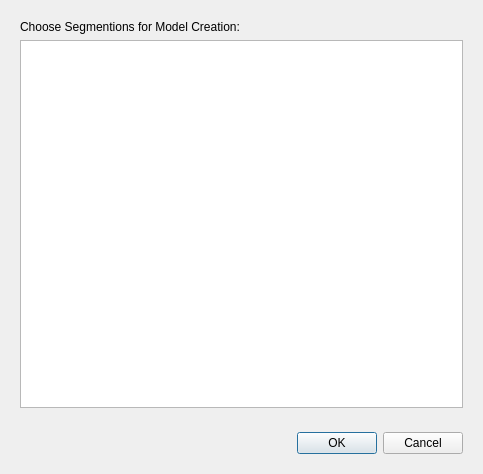
<?xml version="1.0" encoding="UTF-8"?>
<ui version="4.0">
 <class>svSegSelectionWidget</class>
 <widget class="QWidget" name="svSegSelectionWidget">
  <property name="geometry">
   <rect>
    <x>0</x>
    <y>0</y>
    <width>483</width>
    <height>474</height>
   </rect>
  </property>
  <property name="contextMenuPolicy">
   <enum>Qt::CustomContextMenu</enum>
  </property>
  <property name="windowTitle">
   <string>Create Solid Model</string>
  </property>
  <layout class="QVBoxLayout" name="verticalLayout">
   <item>
    <widget class="QWidget" name="widget_3" native="true">
     <layout class="QVBoxLayout" name="verticalLayout_2">
      <item>
       <widget class="QLabel" name="label">
        <property name="text">
         <string>Choose Segmentions for Model Creation:</string>
        </property>
       </widget>
      </item>
      <item>
       <widget class="QTableView" name="tableView">
        <property name="contextMenuPolicy">
         <enum>Qt::CustomContextMenu</enum>
        </property>
        <property name="selectionBehavior">
         <enum>QAbstractItemView::SelectRows</enum>
        </property>
        <property name="sortingEnabled">
         <bool>true</bool>
        </property>
       </widget>
      </item>
     </layout>
    </widget>
   </item>
   <item>
    <widget class="QWidget" name="widget_2" native="true">
     <layout class="QGridLayout" name="gridLayout">
      <item row="0" column="0">
       <widget class="QDialogButtonBox" name="buttonBox">
        <property name="standardButtons">
         <set>QDialogButtonBox::Cancel|QDialogButtonBox::Ok</set>
        </property>
       </widget>
      </item>
     </layout>
    </widget>
   </item>
  </layout>
 </widget>
 <resources/>
 <connections/>
</ui>
